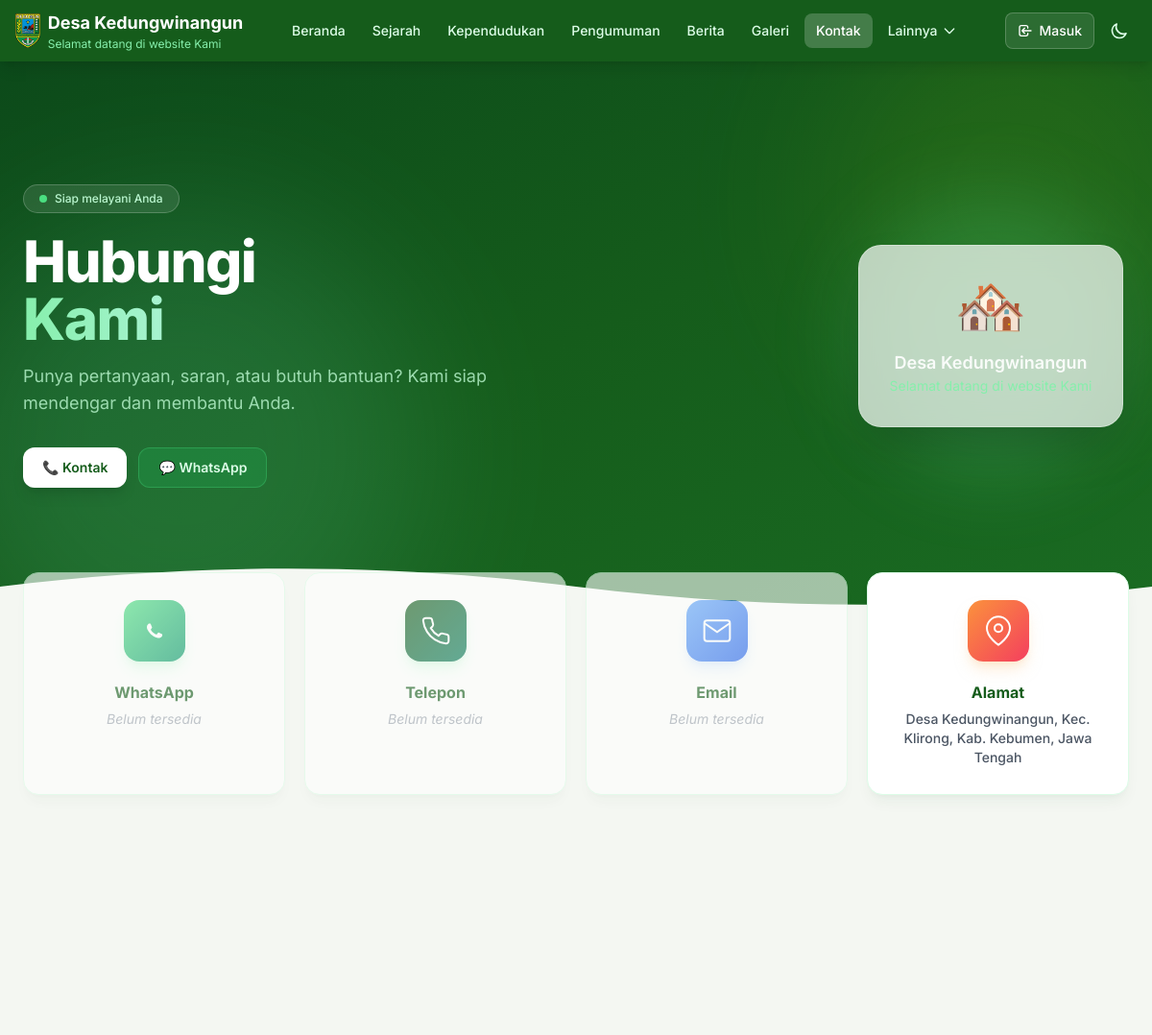
The page /kontak (upper part) on the database as committed earlier.
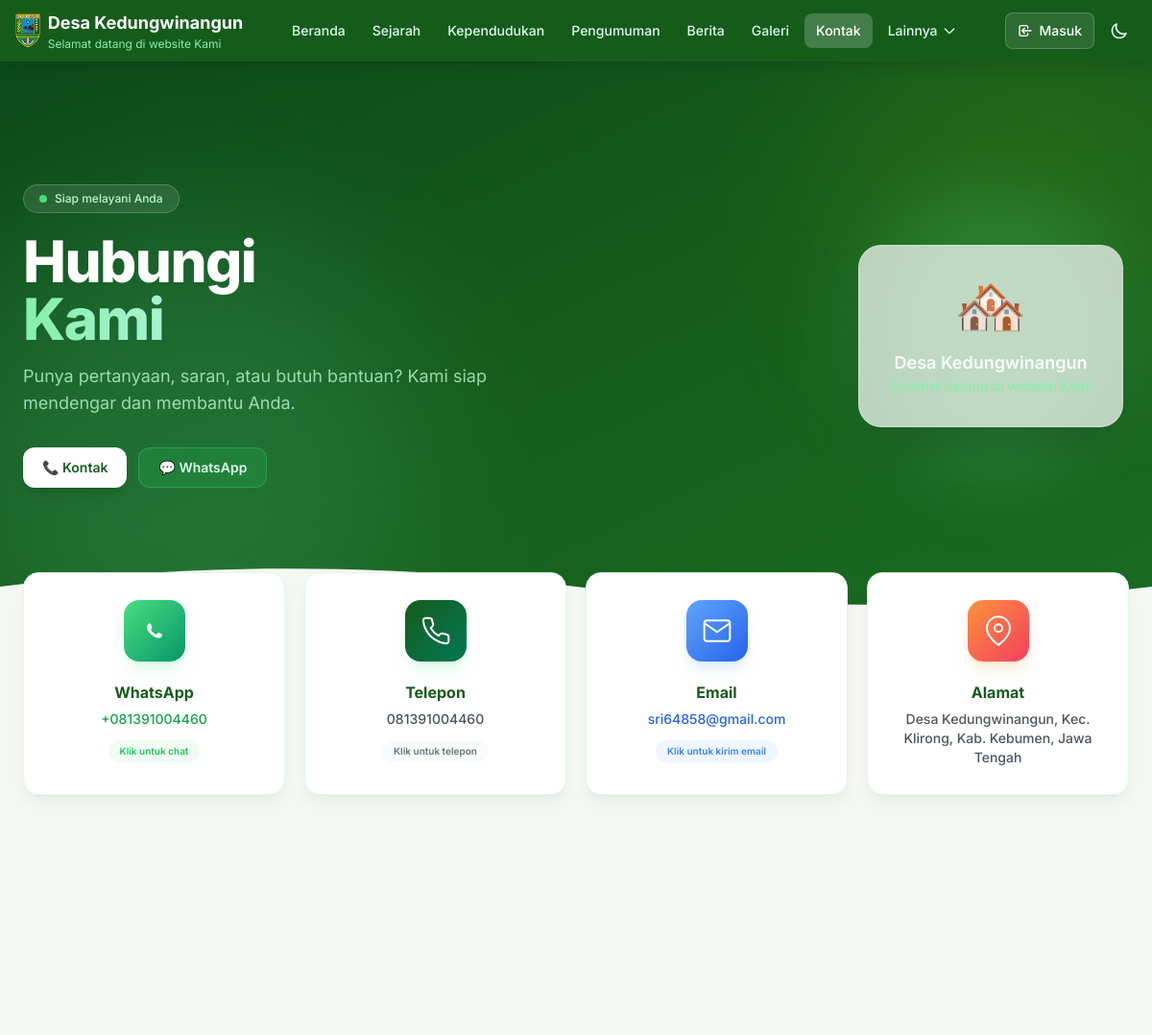
The same page on the database as committed later.
### tables this page shows
CREATE TABLE config (
                key TEXT PRIMARY KEY,
                value TEXT
            );

### routes/public.py (the view)
@public_bp.route("/kontak")
def kontak():
    from datetime import datetime
    try:
        desa_info = get_desa_info_with_maps()
        custom_pages = get_all_pages()
        kontak_data = {
            'whatsapp': get_config("kontak_whatsapp", ""),
            'telepon': get_config("kontak_telepon", ""),
            'email': get_config("kontak_email", ""),
            'alamat': get_config("alamat_desa", ""),
            'facebook': get_config("sosial_facebook", ""),
            'instagram': get_config("sosial_instagram", ""),
            'twitter': get_config("sosial_twitter", ""),
            'tiktok': get_config("sosial_tiktok", ""),
        }
        return render_template(
            "kontak.html",
            desa=desa_info,
            nav_links=set_nav_active("Kontak"),
            kontak=kontak_data,
            tahun=datetime.now().year,
            config=kontak_data,
            site_name=desa_info['nama'],
            site_tagline=desa_info['tagline'],
            site_description=desa_info['deskripsi'],
            custom_pages=custom_pages,
        )
    except Exception as e:
        logger.error(f"Error loading kontak page: {str(e)}")
        flash('Terjadi kesalahan saat memuat halaman kontak', 'error')
        return redirect(url_for('public.index'))

### app.py (called while the page is built, shortened)
@app.context_processor
def inject_openrouter_key():
    return {
        'openrouter_api_key': environ.get('OPENROUTER_API_KEY', '')
    }

@app.context_processor
def inject_custom_pages():
    from models import get_all_pages
    return {'custom_pages_nav': get_all_pages()}

@app.after_request
def add_security_headers(response):
    response.headers['X-Content-Type-Options'] = 'nosniff'
    response.headers['X-Frame-Options'] = 'DENY'
    response.headers['X-XSS-Protection'] = '1; mode=block'
    response.headers['Referrer-Policy'] = 'strict-origin-when-cross-origin'
    if request.path.startswith('/admin') or request.path.startswith('/login'):
        response.headers['Cache-Control'] = 'no-store, no-cache, must-revalidate, max-age=0'
        response.headers['Pragma'] = 'no-cache'
        response.headers['Expires'] = '0'
    response.headers['Permissions-Policy'] = (
        'camera=(), microphone=(), geolocation=(self "https://maps.google.com"), '
        'payment=(), usb=(), fullscreen=(self)'
    )
    return response

### models.py (called while the page is built)
def get_db_connection():
    conn = sqlite3.connect(Config.DB_NAME)
    conn.row_factory = sqlite3.Row
    return conn

### templates/kontak.html (shortened to what the changed rows need)
<!DOCTYPE html>
<html lang="id">
<head>
    <script src="https://cdn.tailwindcss.com"></script>
    <link rel="stylesheet" href="{{ url_for('static', filename='styles.css') }}">
</head>
<body>
    <section class="relative bg-gradient-to-br from-[#0c4a1a] via-[#155C1B] to-[#1a6b22] text-white overflow-hidden">
        <div class="relative max-w-7xl mx-auto px-6 py-16 md:py-28 lg:py-32">
            <div class="flex flex-col lg:flex-row lg:items-center lg:justify-between gap-10">
                <div class="max-w-2xl reveal">
                    <h1 class="text-4xl md:text-5xl lg:text-6xl font-extrabold leading-[1.1] tracking-tight">
                        Hubungi <br>
                        <span class="text-transparent bg-clip-text bg-gradient-to-r from-green-300 to-emerald-200">Kami</span>
                    </h1>
                </div>
            </div>
        </div>
        <div class="absolute bottom-0 left-0 right-0">
            <svg viewBox="0 0 1440 60" fill="none" xmlns="http://www.w3.org/2000/svg" class="w-full h-auto">
                <path d="M0 60V30C240 0 480 0 720 30C960 60 1200 60 1440 30V60H0Z" fill="#f4f7f2"/>
            </svg>
        </div>
    </section>
    <div class="max-w-7xl mx-auto px-6 -mt-10 relative z-10" id="kontak-info">
        <div class="grid grid-cols-1 sm:grid-cols-2 lg:grid-cols-4 gap-5 reveal">
            <a href="{% if kontak.whatsapp %}https://wa.me/{{ kontak.whatsapp }}{% else %}#{% endif %}"
               class="contact-card flex flex-col items-center text-center p-7 bg-white rounded-2xl shadow-lg shadow-green-900/5 border border-green-100 {% if not kontak.whatsapp %}opacity-60 pointer-events-none{% endif %}">
                <div class="w-16 h-16 rounded-2xl bg-gradient-to-br from-green-400 to-emerald-600 flex items-center justify-center mb-5 shadow-lg shadow-green-200/50">
                </div>
                <h3 class="text-[#155C1B] font-bold text-base">WhatsApp</h3>
                <p class="text-green-600 text-sm mt-1.5 font-medium">
                    {% if kontak.whatsapp %}+{{ kontak.whatsapp }}{% else %}<span class="text-gray-400 italic font-normal">Belum tersedia</span>{% endif %}
                </p>
                {% if kontak.whatsapp %}
                <span class="mt-3 text-[10px] font-semibold text-green-500 bg-green-50 px-3 py-1 rounded-full">Klik untuk chat</span>
                {% endif %}
            </a>
            <a href="{% if kontak.telepon %}tel:{{ kontak.telepon }}{% else %}#{% endif %}"
               class="contact-card flex flex-col items-center text-center p-7 bg-white rounded-2xl shadow-lg shadow-green-900/5 border border-green-100 {% if not kontak.telepon %}opacity-60 pointer-events-none{% endif %}">
                <div class="w-16 h-16 rounded-2xl bg-gradient-to-br from-[#155C1B] to-emerald-700 flex items-center justify-center mb-5 shadow-lg shadow-green-200/50">
                </div>
                <h3 class="text-[#155C1B] font-bold text-base">Telepon</h3>
                <p class="text-gray-600 text-sm mt-1.5 font-medium">
                    {% if kontak.telepon %}{{ kontak.telepon }}{% else %}<span class="text-gray-400 italic font-normal">Belum tersedia</span>{% endif %}
                </p>
                {% if kontak.telepon %}
                <span class="mt-3 text-[10px] font-semibold text-gray-500 bg-gray-50 px-3 py-1 rounded-full">Klik untuk telepon</span>
                {% endif %}
            </a>
            <a href="{% if kontak.email %}mailto:{{ kontak.email }}{% else %}#{% endif %}"
               class="contact-card flex flex-col items-center text-center p-7 bg-white rounded-2xl shadow-lg shadow-green-900/5 border border-green-100 {% if not kontak.email %}opacity-60 pointer-events-none{% endif %}">
                <div class="w-16 h-16 rounded-2xl bg-gradient-to-br from-blue-400 to-blue-600 flex items-center justify-center mb-5 shadow-lg shadow-blue-200/50">
                    <svg class="w-8 h-8 text-white" viewBox="0 0 24 24" fill="none" stroke="currentColor" stroke-width="1.5">
                        <path d="M4 4h16c1.1 0 2 .9 2 2v12c0 1.1-.9 2-2 2H4c-1.1 0-2-.9-2-2V6c0-1.1.9-2 2-2z"/>
                        <polyline points="22,6 12,13 2,6"/>
                    </svg>
                </div>
                <h3 class="text-[#155C1B] font-bold text-base">Email</h3>
                <p class="text-blue-600 text-sm mt-1.5 font-medium break-all">
                    {% if kontak.email %}{{ kontak.email }}{% else %}<span class="text-gray-400 italic font-normal">Belum tersedia</span>{% endif %}
                </p>
                {% if kontak.email %}
                <span class="mt-3 text-[10px] font-semibold text-blue-500 bg-blue-50 px-3 py-1 rounded-full">Klik untuk kirim email</span>
                {% endif %}
            </a>
        </div>
    </div>
</body>
</html>

Rows that differ between the two databases and show on the page:
now on this page (row edited): config: whatsapp "081391004460"
changed config (number 3 of 6 on the later page): value empty → "081391004460" (drawn)
now on this page (row edited): config: telepon "081391004460"
changed config (number 4 of 6 on the later page): value empty → "081391004460" (drawn)
now on this page (row edited): config: email "sri64858@gmail.com"
changed config: value empty → "sri64858@gmail.com" (drawn)
Other text that changed with them:
text no longer shown: "Belum tersedia Belum tersedia Belum tersedia"
text now shown: "+ Klik untuk chat Klik untuk telepon Klik untuk kirim email"
